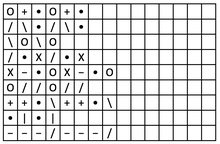
%> input picture hw2_files/p4_search.png, 220 x 144 px, shrunk from 978 x 640 before the run; the run also reads 1 picture not shown here
$ octave p4_code.m   (GNU Octave 9; MATLAB toolbox functions it lacks are replaced by stand-ins)
%> lines starting %> are read from the running program, lines starting %| are printed output that depends on the picture; in (x1, y1, x2, y2) boxes, pixels count from 0 and x2, y2 are one past the last pixel; in counts of white or black regions, pixels touching at a corner belong together; the program's own positions count from 1
### hw2_files/label_components.m
function ret = label_components(I)
    [rows, cols] = size(I);
    compMat = zeros(rows+1,cols+1);
    equivTable = [];
    nextCompID = 1;
    for row = 1:rows
        for col = 1:cols
            if (I(row,col))
                row, col
                if (compMat(row,col+1))
                    compMat(row+1,col+1) = compMat(row,col+1);
                    if (compMat(row+1,col) && compMat(row+1,col) ~= compMat(row,col+1))
                        % missing equivalency table addition
                        %equivTable(compMat(row,col+1)) = [equivTable(compMat(row,col+1)),compMat(row+1,col)];
                        equiv = [compMat(row,col+1),compMat(row+1,col)];
                        if (equiv(1) > equiv(2))
                            equiv = [equiv(2),equiv(1)];
                        end
                        equivIndex = find(equiv(1));
                        inTable = 0;
                        for i = 1:size(equivTable)
                            if (equivTable(i,1) == equiv(1) && equivTable(i,2) == equiv(2)) || ...
                                    (equivTable(i,1) == equiv(2) && equivTable(i,2) == equiv(1))
                                inTable = 1;
                                break;
                            end
                        end
                        if (~inTable)
                            equivTable = [equivTable; equiv];
                        end
                    end
                elseif (compMat(row+1,col))
                    compMat(row+1,col+1) = compMat(row+1,col);
                else
                    compMat(row+1,col+1) = nextCompID;
                    nextCompID = nextCompID + 1;
                end
            end
        end
    end
    compMat = compMat(2:end,2:end);

    equivTable
    largestCompID = max(equivTable,[],"all")
    newEquivTable = zeros(largestCompID); % last col holds cur length of row
    for i = 1:length(newEquivTable)
        equivs = equivTable(:,1) == i;
        equivs = equivTable(equivs,2);

        for (equivInd = 1:size(equivs))
            newEquivTable(i,end) = newEquivTable(i,end) + 1;
            newEquivTable(i,newEquivTable(i,end)) = equivs(equivInd);
        end
    end
    equivTable = newEquivTable
    % [21 lines of commented-out code are left out]
    changed = 1
    while changed
        changed = 0
    for equivTableInd = 1:size(equivTable)
        if (equivTable(equivTableInd,end) > 0)
            equivRowInd = 1;
            while equivRowInd <= equivTable(equivTableInd,end)
                nextEquivInRow = equivTable(equivTableInd, equivRowInd);
                if (equivTable(nextEquivInRow,end) > 0)
                    for anotherEquivInd = 1:equivTable(nextEquivInRow,end)
                        anotherEquiv = equivTable(nextEquivInRow,anotherEquivInd);
                        if (~ismember(anotherEquiv,equivTable(equivTableInd,:)))
                            equivTable(equivTableInd,end) = equivTable(equivTableInd,end) + 1;
                            equivTable(equivTableInd,equivTable(equivTableInd,end)) = anotherEquiv;
%                             changed = 1
                        end
                    end
                end
                equivTable(nextEquivInRow,:) = zeros(size(equivTable(nextEquivInRow,:)));
                for subEquivTableInd = (equivTableInd+1):size(equivTable)
                %for subEquivTableInd = 1:size(equivTable)
                    if (subEquivTableInd ~= equivTableInd && ismember(nextEquivInRow,equivTable(subEquivTableInd,:)) && ~ismember(subEquivTableInd,equivTable(equivTableInd,:)))
                        equivTable(equivTableInd,end) = equivTable(equivTableInd,end) + 1;
                        equivTable(equivTableInd,equivTable(equivTableInd,end)) = subEquivTableInd;
%                         changed = 1;
                    end
                end
                equivRowInd = equivRowInd + 1;
            end
        end
    end
    end
    equivTable

    % Simplifed Equivalence Table
    newEquivTable = zeros(largestCompID,1);
    uniqueID = 1;
    for equivTableInd = 1:size(equivTable)
        if (equivTable(equivTableInd,end) > 0)
            newEquivTable(equivTableInd) = uniqueID;
            for equivInd = 1:equivTable(equivTableInd,end)
                newEquivTable(equivTable(equivTableInd,equivInd)) = uniqueID;
            end
            uniqueID = uniqueID + 1;
        end
    end
    equivTable = newEquivTable;

    % Simplify Component Matrix
    for row = 1:rows
        for col = 1:cols
            if (compMat(row, col) > 0)
                compMat(row, col) = equivTable(compMat(row, col));
            end
        end
    end

    size(equivTable)
%     compMat
    montage({I,compMat})
    ret = compMat;
    % Missing equivalency table simplification
end

### hw2_files/p4_code.m
%insert your code in Part_4/p4_code.cpp
%edit the file extension and web template to match your programing language

%insert your code in Part_3/p3_code.cpp
%edit the file extension and web template to match your programing language

I = imread("p4_search.png");
%> I is the input picture: size 144x220x3 uint8; min 0, max 255, mean 215.4
I = im2gray(I);
%> I: size 144x220 uint8
I = imbinarize(I);
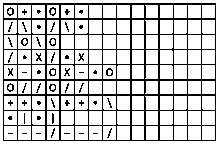
%> I: size 144x220 logical; 79.5% white; black in thin lines or dots

X = imread("../Symbol_Cutouts/X.png");
X = im2gray(X);
X = imbinarize(X);

SE = strel("disk",2);
X = ~imerode(~X,SE);
% imshow(X)

Ix = imerode(~I, ~X);
%> Ix: size 144x220 logical; 20.5% white in thin lines or dots
Ix = ~imdilate(Ix, ~X);
% montage({I,Ix, Ix-I})

compMat = label_components(~Ix);
%> after the loop in label_components, `for row = 1:rows`:
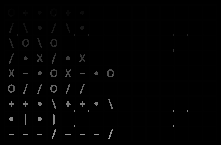
%> compMat: size 145x221 double; min 0, max 154, mean 2.3
%> after the loop in label_components, `for row = 1:rows`: equiv = [152 154]; equivIndex = 1; equivTable = 104 rows, first 12: [2 4; 3 5; 4 6; 5 10; 7 12; 8 13; 11 14; 3 15; 2 6; 5 15; 18 20; 16 21]; inTable = 0; nextCompID = 155
%> in label_components, `compMat = compMat(2:end,2:end);`:
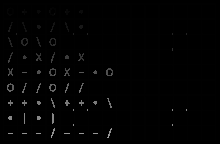
%> compMat: size 144x220 double; min 0, max 154, mean 2.3
%> in label_components, `largestCompID = max(equivTable,[],"all")`: largestCompID = 154
%> in label_components, `newEquivTable = zeros(largestCompID);`: newEquivTable: size 154x154 double; every value is 0
%> the loop in label_components, `for i = 1:length(newEquivTable)` made 154 passes
%> equivs on passes 1 to 3: [30; 31; 32; 33; 34; 46; 129; 130; 131; 132; 138; 139], [4; 6], [5; 15]
%> after the loop in label_components, `for i = 1:length(newEquivTable)`:
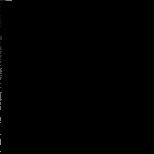
%> newEquivTable: size 154x154 double; min 0, max 154, mean 0.3
%> after the loop in label_components, `while changed`:
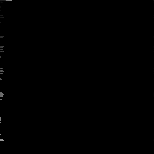
%> equivTable: size 154x154 double; 0.59% of pixels changed, all inside (x1, y1, x2, y2) = (0, 2, 154, 152)
%> after the loop in label_components, `while changed`: equivRowInd = 5; nextEquivInRow = 154
%> after the loop in label_components, `for equivTableInd = 1:size(equivTable)`: newEquivTable = 154 values, max 37 at index 141, min 0 at index 9, mean 15.08; uniqueID = 38
%> in label_components, `equivTable = newEquivTable;`: equivTable has the same summary as newEquivTable
%> after the loop in label_components, `for row = 1:rows`:
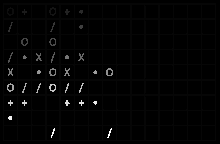
%> compMat: size 144x220 double; 2.81% of pixels changed, all inside (x1, y1, x2, y2) = (7, 8, 187, 138); drawn with min black and max white
%> in label_components, `size(equivTable)`: ans = [154 1]
%> in label_components, `montage({I,compMat})`:
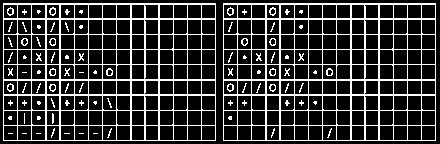
%> displayed picture: size 144x440, on the screen's scale of 0 to 255; 20.2% white in thin lines or dots

% Color each identified object/sqaure
numObjects = max(compMat,[],"all")
%> numObjects = 37
colors = rand(numObjects, 3);
% colors(1,:) = [1 1 1]; % set 1st element (outside border) to white
%> (the run ends here)
